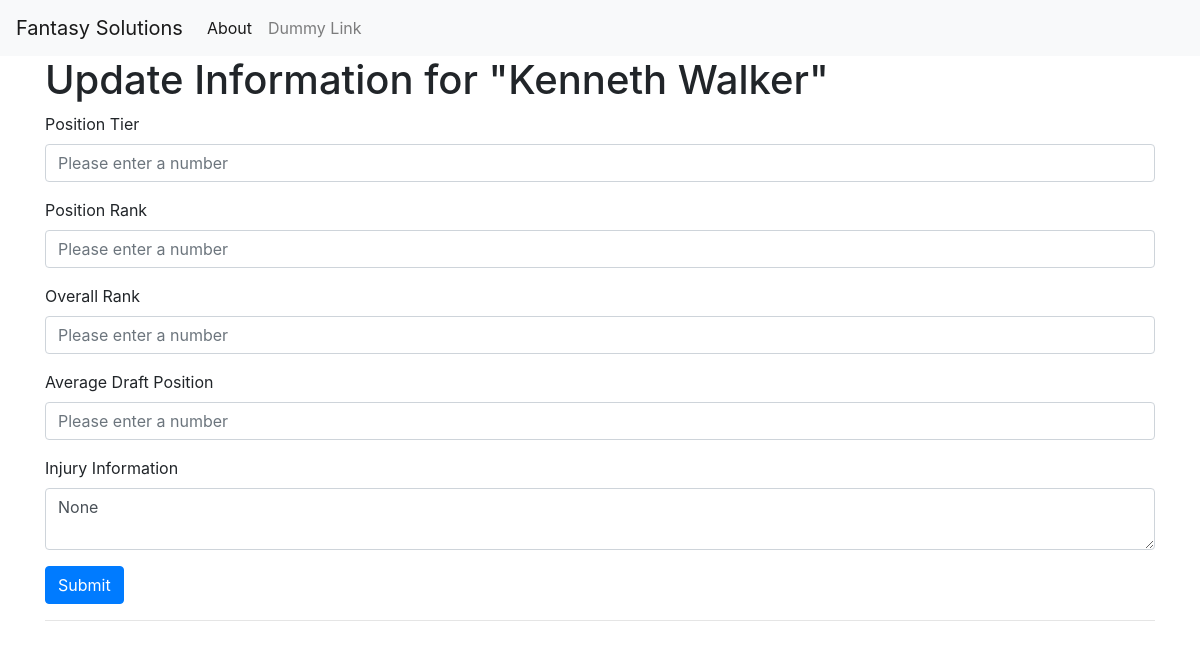
Page /updatePlayer/2 on the earlier database version.
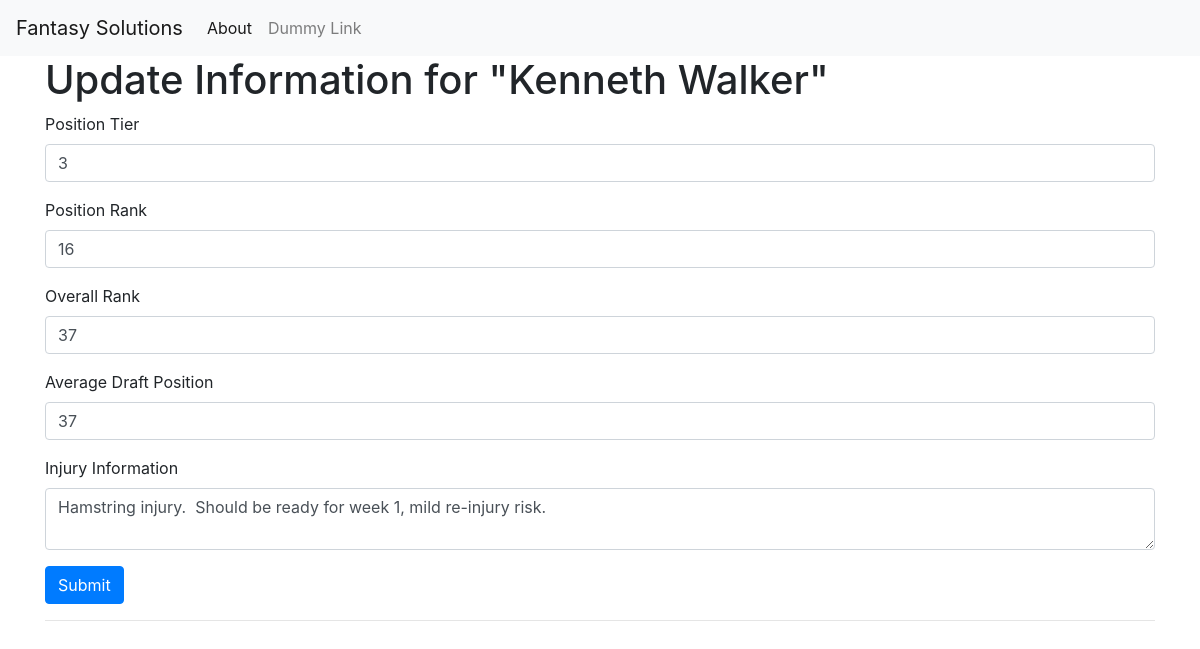
Same page on the later database version.
### tables this page shows
CREATE TABLE Players (
    player_id INTEGER PRIMARY KEY,
    name VARCHAR(255),
    position VARCHAR(255),
    position_tier INT,
    position_rank INT,
    overall_rank INT,
    adp INT,
    team_id INT,
    injury_info TEXT,
    FOREIGN KEY (team_id) REFERENCES Teams(team_id) 
);

### app.py (the view, shortened to what this page needs)
@app.route('/updatePlayer/<int:player_id>', methods=('GET', 'POST'))
def updatePlayer(player_id):
    player = get_player(player_id)
    return render_template('editPlayer.html', player=player)

### app.py (called while the page is built)
def get_db_connection():
    conn = sqlite3.connect(os.getcwd() + '/player.db')
    conn.row_factory = sqlite3.Row
    return conn

def get_player(player_id):
    conn = get_db_connection()
    player = conn.execute("SELECT Players.*, Teams.*, Teams.name AS team_name FROM Players INNER JOIN Teams ON Players.team_id = Teams.team_id WHERE Players.player_id= ?", (player_id,)).fetchone()
    conn.close()
    if player is None:
        abort(404)
    else:
        return player

### templates/editPlayer.html (shortened to what this page needs)
{% extends 'base.html' %}
{% block content %}
<h1>{% block title %} Update Information for "{{ player['name'] }}" {% endblock %}</h1>
<form method="post">
    <div class="form-group">
        <label for="title">Position Tier</label>
        <input type="number" name="position_tier" placeholder="Please enter a number"
               class="form-control"
               value="{{ request.form['position_tier'] or player['position_tier'] }}">
    </div>
    <div class="form-group">
        <label for="title">Position Rank</label>
        <input type="number" name="position_rank" placeholder="Please enter a number"
               class="form-control"
               value="{{ request.form['position_rank'] or player['position_rank'] }}">
    </div>
    <div class="form-group">
        <label for="title">Overall Rank</label>
        <input type="number" name="overall_rank" placeholder="Please enter a number"
               class="form-control"
               value="{{ request.form['overall_rank'] or player['overall_rank'] }}">
    </div>
    <div class="form-group">
        <label for="title">Average Draft Position</label>
        <input type="number" name="adp" placeholder="Please enter a number"
               class="form-control"
               value="{{ request.form['adp'] or player['adp'] }}">
    </div>
    <div class="form-group">
        <label for="content">Injury Information</label>
        <textarea name="injury_info" placeholder="Please enter some text (be descriptive!)"
                  class="form-control">{{ request.form['injury_info'] or player['injury_info'] }}</textarea>
    </div>
    <div class="form-group">
        <button type="submit" class="btn btn-primary">Submit</button>
    </div>
</form>
<hr>
{% endblock %}

Differences in the rows shown:
changed Players "Kenneth Walker": position_tier (not shown) → "3"; position_rank (not shown) → "16"; overall_rank (not shown) → "37"; adp (not shown) → "37"; injury_info (not shown) → "Hamstring injury. Should be ready for week 1, mild re-injury risk."
Other differences:
form field injury_info: "None" → (not shown)
